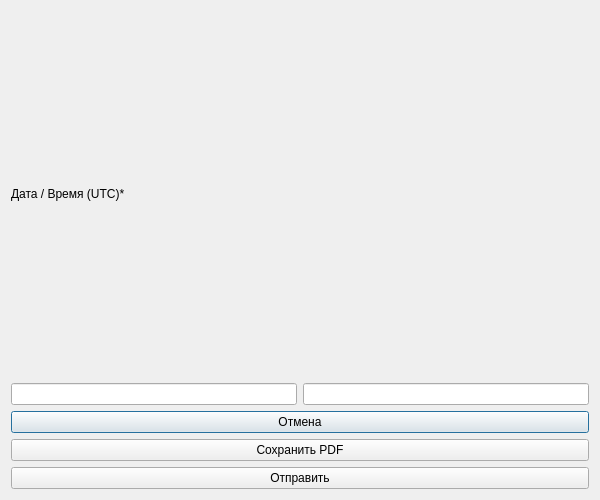
<ui version="4.0">
 <class>SitrepDialog</class>
 <widget class="QDialog" name="SitrepDialog">
  <property name="geometry">
   <rect>
    <x>0</x>
    <y>0</y>
    <width>600</width>
    <height>500</height>
   </rect>
  </property>
  <property name="windowTitle">
   <string>Категория сообщений</string>
  </property>
  <layout class="QVBoxLayout" name="verticalLayout">
   <item>
    <widget class="QLabel" name="label_date_time">
     <property name="text">
      <string>Дата / Время (UTC)*</string>
     </property>
    </widget>
   </item>
   <item>
    <layout class="QHBoxLayout" name="hbox_date_time">
     <item>
      <widget class="QLineEdit" name="txt_date"/>
     </item>
     <item>
      <widget class="QLineEdit" name="txt_time"/>
     </item>
    </layout>
   </item>
   <!-- Добавьте все поля аналогично (QComboBox для канала/приоритета, QTextE -->
   <item>
    <widget class="QPushButton" name="btn_cancel">
     <property name="text">
      <string>Отмена</string>
     </property>
    </widget>
   </item>
   <item>
    <widget class="QPushButton" name="btn_save_pdf">
     <property name="text">
      <string>Сохранить PDF</string>
     </property>
    </widget>
   </item>
   <item>
    <widget class="QPushButton" name="btn_send">
     <property name="text">
      <string>Отправить</string>
     </property>
    </widget>
   </item>
  </layout>
 </widget>
 <resources/>
 <connections/>
</ui>
